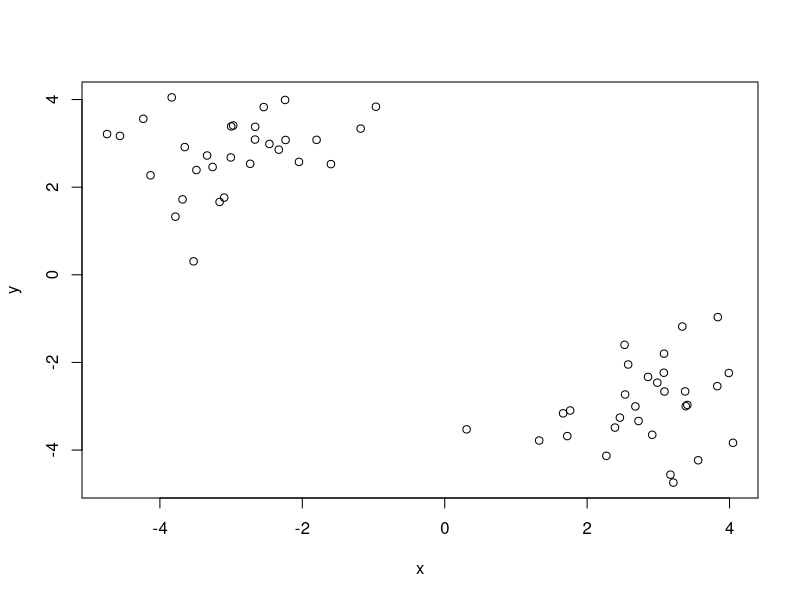
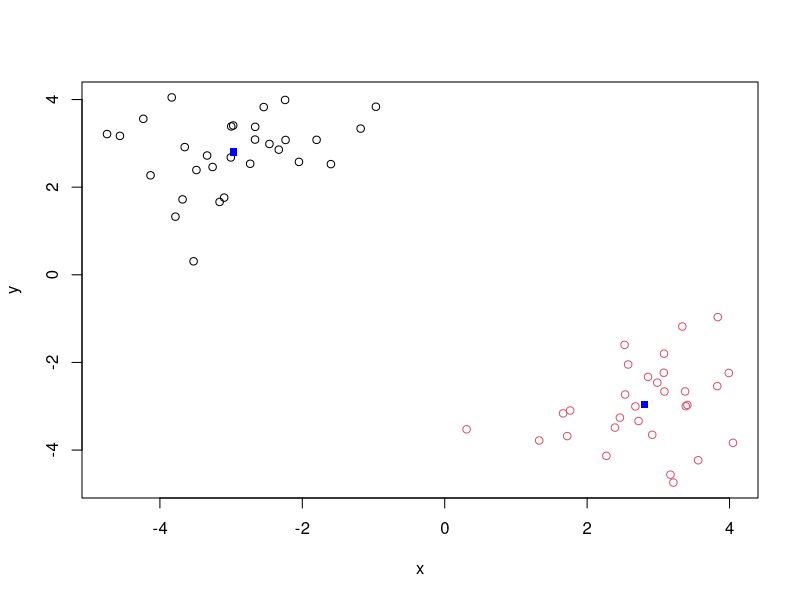
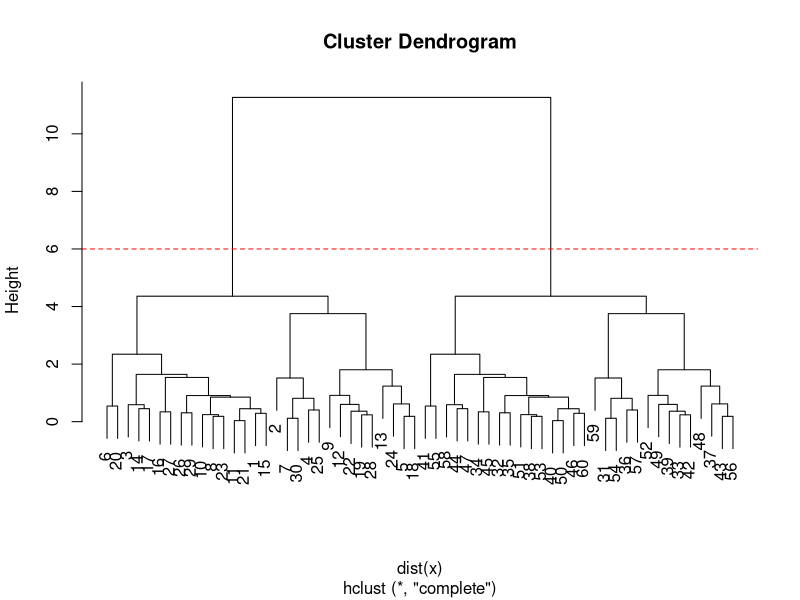
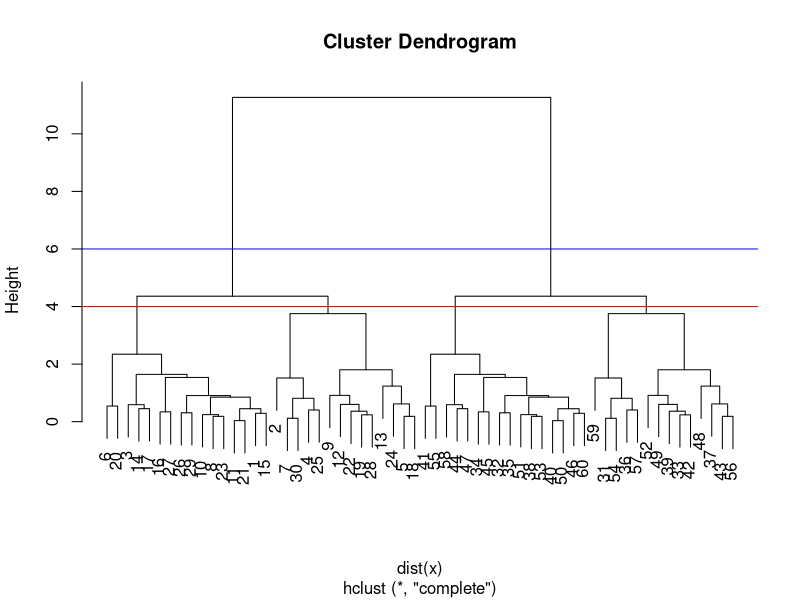
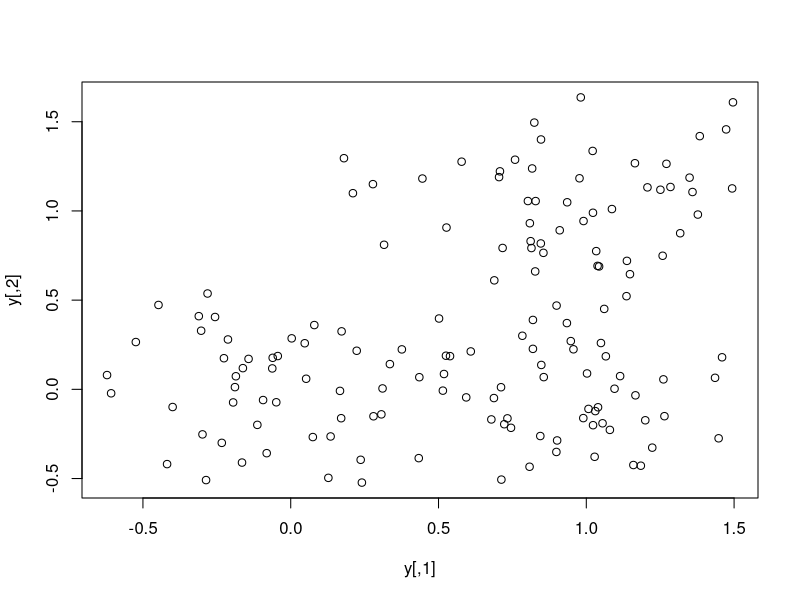
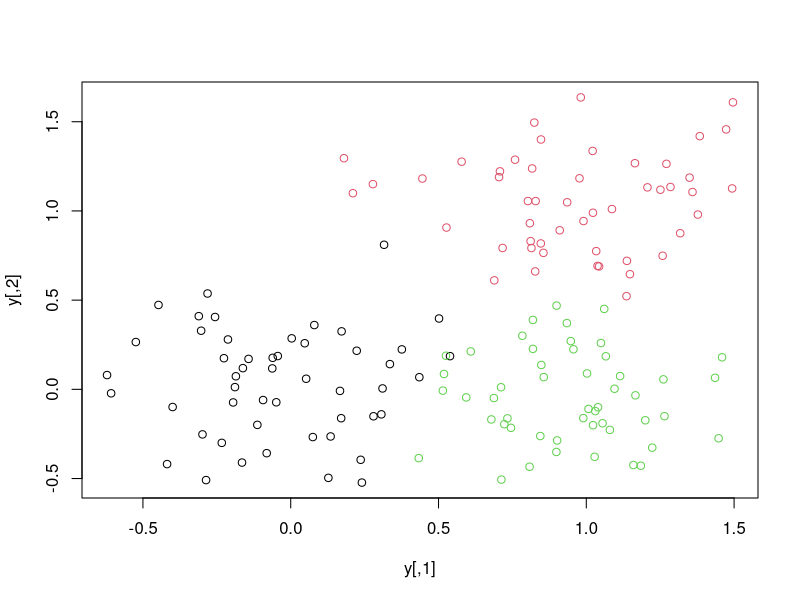
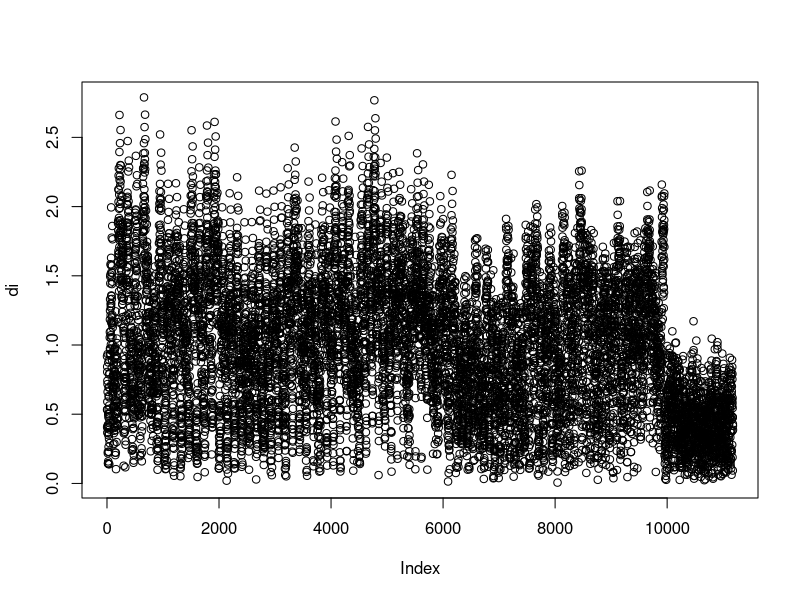
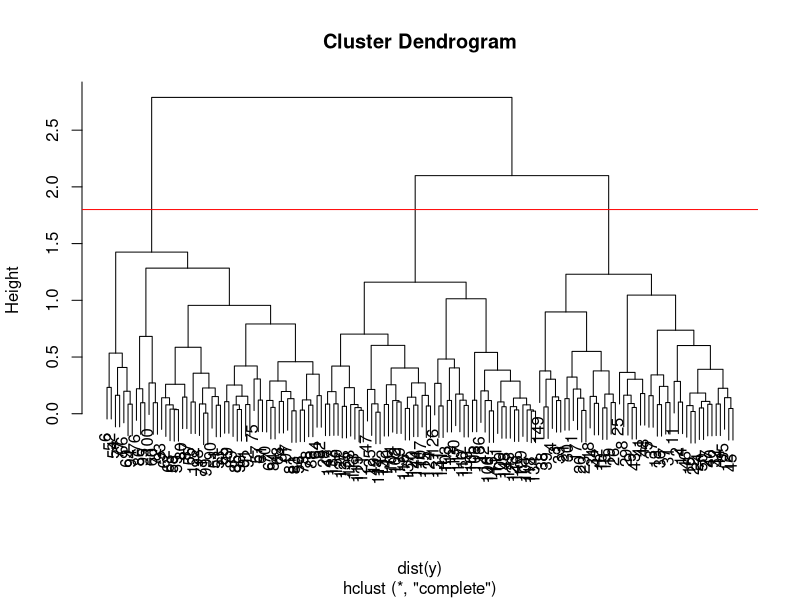

These charts were generated, in order, by the following R code:
## ---- chunk 1
knitr::opts_chunk$set(echo = TRUE)
## ---- chunk 2
#Generate some exapmle data for clustering
tmp <- c(rnorm(30,-3), rnorm(30,3))
x <- cbind(x=tmp, y=rev(tmp))

plot(x)
## ---- chunk 3
km <- kmeans(x, centers =2, nstart = 20)
print(km)

#cluster size
km$cluster

#cluster length
length(km$cluster)

table(km$cluster)
## ---- chunk 4
plot(x, col=km$cluster)
points(km$centers, col = "blue", pch = 15)
## ---- chunk 5
dist_matrix <- dist(x) 
hc <- hclust(dist(x))

#plotting dendrogram
plot(hc)
abline(h=6, col = "red", lty = 2)

## ---- chunk 6
cutree(hc, h = 6)

plot(hc)
abline(h=6, col = "blue")
abline(h=4, col = "red")
## ---- chunk 7
cutree(hc, h = 4)
## ---- chunk 8
#Step 1. Generate data
y <- rbind(
 matrix(rnorm(100, mean=0, sd = 0.3), ncol = 2), # c1
 matrix(rnorm(100, mean = 1, sd = 0.3), ncol = 2), # c2
 matrix(c(rnorm(50, mean = 1, sd = 0.3), # c3
 rnorm(50, mean = 0, sd = 0.3)), ncol = 2))
colnames(x) <- c("x", "y")

# Step 2. Plot the data without clustering
plot(y)
# Step 3. Generate colors for known clusters
# (just so we can compare to hclust results)
col <- as.factor( rep(c("c1","c2","c3"), each=50) )
plot(y, col=col)
## ---- chunk 9
di <- dist(y)
plot(di)
## ---- chunk 10
hc <- hclust(dist(y))
plot(hc)
abline(h = 1.8, col = "red")

#to get cluster membership vector use `cutree()` 
#to tabulate how many members in each cluster we have use `table()`
grps <- cutree(hc, k=3)
table(grps)
